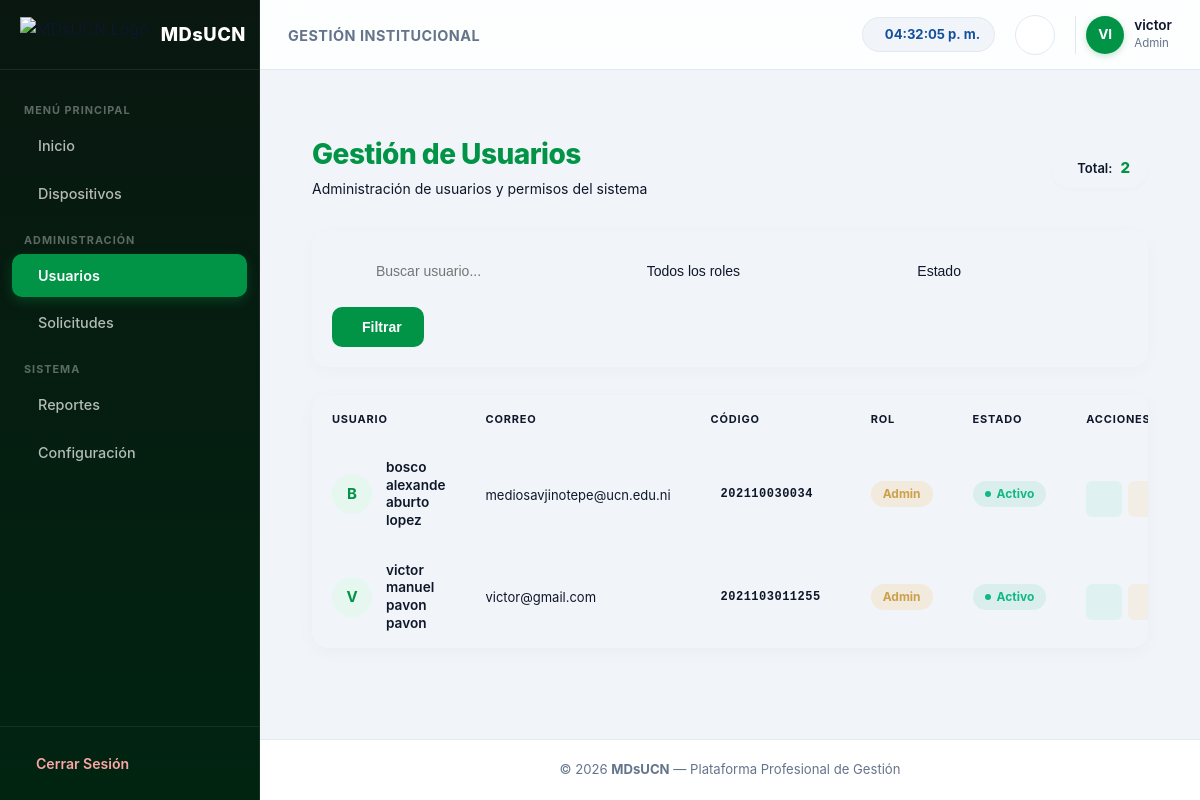
The app's page /panel/usuarios/ (signed in) with its own data.
### appOne/models.py (models this page shows, shortened)
class Usuario(AbstractUser):
    username = models.CharField(max_length=150, unique=True)
    nombre_completo = models.CharField(max_length=150)
    correo_institucional = models.EmailField(unique=True)
    codigo = models.CharField(max_length=20, unique=True)
    rol = models.CharField(max_length=20, choices=ROLES, default="Docente")
    USERNAME_FIELD = "correo_institucional"
    REQUIRED_FIELDS = ["username", "nombre_completo", "codigo"]
    objects = UsuarioManager()

### appOne/views.py (the view)
# urls.py: path('panel/usuarios/', views.panel_usuarios, name='panel_usuarios'),
@login_required
def panel_usuarios(request):
    if request.user.rol != "Admin" and not request.user.is_superuser:
        messages.error(request, "No tienes permisos para ver esta sección.")
        return redirect('dashboard')
    buscar = request.GET.get('buscar')
    rol = request.GET.get('rol')
    estado = request.GET.get('estado')
    usuarios = Usuario.objects.all()
    if buscar:
        usuarios = usuarios.filter(
            Q(nombre_completo__icontains=buscar) |
            Q(correo_institucional__icontains=buscar) |
            Q(codigo__icontains=buscar)
        ).distinct()
    if rol:
        usuarios = usuarios.filter(rol=rol)
    if estado == "activo":
        usuarios = usuarios.filter(is_active=True)
    elif estado == "inactivo":
        usuarios = usuarios.filter(is_active=False)
    return render(request, 'appOne/panel_usuarios.html', {'usuarios': usuarios})

### appOne/templates/appOne/panel_usuarios.html (shortened to what this page needs)
{% extends "appOne/dashboard.html" %}
{% load static %}
{% block extra_css %}
<link rel="stylesheet" href="{% static 'appOne/css/usuario.css' %}">
<link href="https://cdn.jsdelivr.net/npm/remixicon@3.5.0/fonts/remixicon.css" rel="stylesheet">
{% endblock %}
{% block contenido %}
<div class="usuarios-container">
    <header class="header-usuarios">
        <div class="header-title">
            <h2>Gestión de Usuarios</h2>
            <p class="subtitle">Administración de usuarios y permisos del sistema</p>
        </div>
        <div class="total-users">
             Total: <strong>{{ usuarios|length }}</strong>
        </div>
    </header>
    <section class="card-filters">
        <form method="GET" class="filtros-usuarios">
            <div class="input-group">
                <input type="text" name="buscar"
                       placeholder="Buscar usuario..."
                       value="{{ request.GET.buscar|default:'' }}"
                       autocomplete="off">
            </div>
            <div class="select-group">
                <select name="rol">
                    <option value="">Todos los roles</option>
                </select>
            </div>
            <div class="select-group">
                <select name="estado">
                    <option value="">Estado</option>
                </select>
            </div>
            <div class="filter-actions">
                <button type="submit" class="btn-filtrar">
                     Filtrar
                </button>
            </div>
        </form>
    </section>
    <main class="table-wrapper">
        <table class="table-dashboard">
            <thead>
                <tr>
                    <th>Usuario</th>
                    <th>Correo</th>
                    <th>Código</th>
                    <th>Rol</th>
                    <th>Estado</th>
                    <th class="text-right">Acciones</th>
                </tr>
            </thead>
            <tbody>
                {% for u in usuarios %}
                <tr>
                    <td class="user-cell" data-label="Usuario">
                        <div class="avatar">
                            {{ u.nombre_completo|slice:":1"|upper }}
                        </div>
                        <span class="user-name">{{ u.nombre_completo }}</span>
                    </td>
                    <td data-label="Correo">
                        <span class="text-email">{{ u.correo_institucional }}</span>
                    </td>
                    <td data-label="Código">
                        <span class="code-badge">{{ u.codigo }}</span>
                    </td>
                    <td data-label="Rol">
                        <span class="rol {{ u.rol|lower }}">
                            {{ u.rol }}
                        </span>
                    </td>
                    <td data-label="Estado">
                        {% if u.is_active %}
                            <span class="estado activo">Activo</span>
                        {% else %}
                            <span class="estado inactivo">Inactivo</span>
                        {% endif %}
                    </td>
                    <td data-label="Acciones" class="acciones text-right">
                        <a href="{% url 'aprobar_usuario' u.id %}" class="btn success" data-tooltip="Aprobar">
                        </a>
                        <a href="{% url 'rechazar_usuario' u.id %}" class="btn warning" data-tooltip="Rechazar">
                        </a>
                    </td>
                </tr>
                {% empty %}
                <tr>
                    <td colspan="6" class="no-data">
                        No hay usuarios registrados
                    </td>
                </tr>
                {% endfor %}
            </tbody>
        </table>
    </main>
</div>
{% endblock %}

### appOne/templates/appOne/dashboard.html (shortened to what this page needs)
{% load static %}
<!DOCTYPE html>
<html lang="es">
<head>
  <link href="https://cdn.jsdelivr.net/npm/remixicon@3.5.0/fonts/remixicon.css" rel="stylesheet">
  <link rel="stylesheet" href="{% static 'appOne/css/dashboard.css' %}">
  {% block extra_css %}{% endblock %}
</head>
<body>
  <div class="app-layout">
    <aside class="sidebar" id="sidebar">
      <div class="sidebar-header">
        <div class="brand">
          <img src="https://uploads.onecompiler.io/43nzu6ce2/43x2n985z/eslogan%20.png" alt="MDsUCN Logo" class="brand-logo">
          <span class="brand-name">MDsUCN</span>
        </div>
        <button class="toggle-sidebar-btn" id="toggleSidebar" aria-label="Toggle Sidebar">
        </button>
      </div>
      <nav class="sidebar-nav">
        <div class="nav-section-title">MENÚ PRINCIPAL</div>
        <a href="{% url 'dashboardinicio' %}"
          class="nav-item {% if request.resolver_match.url_name == 'dashboardinicio' %}active{% endif %}">
          <span>Inicio</span>
        </a>
        <a href="{% url 'listardispositivos' %}"
          class="nav-item {% if request.resolver_match.url_name == 'listardispositivos' %}active{% endif %}">
          <span>Dispositivos</span>
        </a>
        {% if request.user.rol == "Admin" %}
        <div class="nav-section-title">ADMINISTRACIÓN</div>
        <a href="{% url 'panel_usuarios' %}"
          class="nav-item {% if request.resolver_match.url_name == 'panel_usuarios' %}active{% endif %}">
          <span>Usuarios</span>
        </a>
        <a href="{% url 'solicitudes_prestamos' %}"
          class="nav-item {% if request.resolver_match.url_name == 'solicitudes_prestamos' %}active{% endif %}">
          <span>Solicitudes</span>
        </a>
        {% endif %}
        <div class="nav-section-title">SISTEMA</div>
        <a href="{% url 'reportes' %}"
          class="nav-item {% if request.resolver_match.url_name == 'reportes' %}active{% endif %}">
          <span>Reportes</span>
        </a>
        <a href="{% url 'configuracion' %}"
          class="nav-item {% if request.resolver_match.url_name == 'configuracion' %}active{% endif %}">
          <span>Configuración</span>
        </a>
      </nav>
      <div class="sidebar-footer">
        <a href="{% url 'logout' %}" class="logout-btn">
          <span>Cerrar Sesión</span>
        </a>
      </div>
    </aside>
    <div class="main-wrapper">
      <header class="topbar">
        <div class="topbar-left">
          <div class="page-title">
            <span>Gestión Institucional</span>
          </div>
        </div>
        <div class="topbar-right">
          <div class="clock-badge">
            <span id="clock-nicaragua">00:00:00</span>
          </div>
          <div class="dropdown-wrapper">
            <button class="icon-btn" id="notifBtn" aria-label="Notificaciones">
            </button>
          </div>
          <div class="user-profile">
            <div class="user-avatar">
              {{ request.user.username|slice:":2"|upper }}
            </div>
            <div class="user-meta">
              <span class="user-name">{{ request.user.username }}</span>
              <span class="user-role">{{ request.user.rol|default:"Usuario" }}</span>
            </div>
          </div>
        </div>
      </header>
      <main class="content-body">
        {% block contenido %}{% endblock %}
      </main>
      <footer class="app-footer">
        <p>© 2026 <strong>MDsUCN</strong> — Plataforma Profesional de Gestión</p>
      </footer>
    </div>
  </div>
</body>
</html>

### records on screen
Usuario: user.username "VI", user.username "victor", user.rol "Admin", nombre_completo "V", nombre_completo "victor manuel pavon pavon", correo_institucional "victor@gmail.com", codigo "2021103011255", rol "Admin", is_active "Activo"
Usuario: nombre_completo "B", nombre_completo "bosco alexande aburto lopez", correo_institucional "mediosavjinotepe@ucn.edu.ni", codigo "202110030034", rol "Admin", is_active "Activo"

### other values on screen
{{ usuarios|length }} "2"
